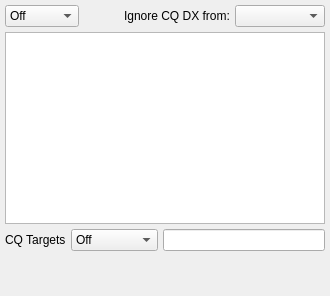
                     <widget class="QWidget" name="tab_prefixes">
                      <attribute name="title">
                       <string>Prefixes</string>
                      </attribute>
                      <layout class="QVBoxLayout" name="verticalLayout_4">
                       <property name="spacing">
                        <number>5</number>
                       </property>
                       <property name="leftMargin">
                        <number>5</number>
                       </property>
                       <property name="topMargin">
                        <number>5</number>
                       </property>
                       <property name="rightMargin">
                        <number>5</number>
                       </property>
                       <property name="bottomMargin">
                        <number>5</number>
                       </property>
                       <item>
                        <layout class="QHBoxLayout" name="horizontalLayout_20">
                         <item>
                          <widget class="QComboBox" name="cb_prefixFilter">
                           <property name="maximumSize">
                            <size>
                             <width>16777215</width>
                             <height>16777215</height>
                            </size>
                           </property>
                           <property name="toolTip">
                            <string>&lt;html&gt;&lt;head/&gt;&lt;body&gt;&lt;p&gt;Control the prefix filtering&lt;/p&gt;&lt;p&gt;- OFF: Prefix filtering off&lt;/p&gt;&lt;p&gt;- Exclude: Exclude listed prefixes&lt;/p&gt;&lt;p&gt;- Include: Include listed prefixes only&lt;/p&gt;&lt;/body&gt;&lt;/html&gt;</string>
                           </property>
                           <item>
                            <property name="text">
                             <string>Off</string>
                            </property>
                           </item>
                           <item>
                            <property name="text">
                             <string>Include</string>
                            </property>
                           </item>
                           <item>
                            <property name="text">
                             <string>Exclude</string>
                            </property>
                           </item>
                          </widget>
                         </item>
                         <item>
                          <spacer name="horizontalSpacer_5">
                           <property name="orientation">
                            <enum>Qt::Horizontal</enum>
                           </property>
                           <property name="sizeType">
                            <enum>QSizePolicy::MinimumExpanding</enum>
                           </property>
                           <property name="sizeHint" stdset="0">
                            <size>
                             <width>40</width>
                             <height>20</height>
                            </size>
                           </property>
                          </spacer>
                         </item>
                         <item>
                          <widget class="QLabel" name="label_4">
                           <property name="toolTip">
                            <string>&lt;html&gt;&lt;head/&gt;&lt;body&gt;&lt;p&gt;Use this option to ignore stations calling CQ DX from your continent. &lt;/p&gt;&lt;/body&gt;&lt;/html&gt;</string>
                           </property>
                           <property name="text">
                            <string>Ignore CQ DX from:</string>
                           </property>
                          </widget>
                         </item>
                         <item>
                          <widget class="QComboBox" name="cb_filter_CQDX_Continent">
                           <property name="toolTip">
                            <string>&lt;html&gt;&lt;head/&gt;&lt;body&gt;&lt;p&gt;Use this option to ignore stations calling CQ DX from your continent. &lt;/p&gt;&lt;/body&gt;&lt;/html&gt;</string>
                           </property>
                           <item>
                            <property name="text">
                             <string/>
                            </property>
                           </item>
                           <item>
                            <property name="text">
                             <string>Africa</string>
                            </property>
                           </item>
                           <item>
                            <property name="text">
                             <string>N. America</string>
                            </property>
                           </item>
                           <item>
                            <property name="text">
                             <string>S. America</string>
                            </property>
                           </item>
                           <item>
                            <property name="text">
                             <string>Oceania</string>
                            </property>
                           </item>
                           <item>
                            <property name="text">
                             <string>Europe</string>
                            </property>
                           </item>
                           <item>
                            <property name="text">
                             <string>Asia</string>
                            </property>
                           </item>
                           <item>
                            <property name="text">
                             <string>Antarctica</string>
                            </property>
                           </item>
                          </widget>
                         </item>
                        </layout>
                       </item>
                       <item>
                        <widget class="QPlainTextEdit" name="pte_prefixFilter">
                         <property name="sizePolicy">
                          <sizepolicy hsizetype="Ignored" vsizetype="MinimumExpanding">
                           <horstretch>0</horstretch>
                           <verstretch>0</verstretch>
                          </sizepolicy>
                         </property>
                         <property name="maximumSize">
                          <size>
                           <width>16777215</width>
                           <height>16777215</height>
                          </size>
                         </property>
                         <property name="toolTip">
                          <string>&lt;html&gt;&lt;head/&gt;&lt;body&gt;&lt;p&gt;List of prefixes and DXCC's to be included or excluded from the band activity window. &lt;/p&gt;&lt;p&gt;Prefixes or DXCC names (prefixed with '+' sign) can be used here.&lt;/p&gt;&lt;p&gt;Each row can contain entries for one band.&lt;/p&gt;&lt;p&gt;&lt;span style=&quot; font-weight:600;&quot;&gt;Example: &lt;/span&gt;&lt;/p&gt;&lt;p&gt;80m:SP,GB,DE&lt;/p&gt;&lt;p&gt;40m:+poland,+england,+germany&lt;/p&gt;&lt;p&gt;&lt;br/&gt;&lt;/p&gt;&lt;p&gt;&lt;br/&gt;&lt;/p&gt;&lt;/body&gt;&lt;/html&gt;</string>
                         </property>
                         <property name="plainText">
                          <string/>
                         </property>
                        </widget>
                       </item>
                       <item>
                        <layout class="QHBoxLayout" name="horizontalLayout_15">
                         <item>
                          <widget class="QLabel" name="label_6">
                           <property name="text">
                            <string>CQ Targets</string>
                           </property>
                          </widget>
                         </item>
                         <item>
                          <widget class="QComboBox" name="cb_ignoreCQTarget">
                           <property name="toolTip">
                           <string>&lt;html&gt;&lt;head/&gt;&lt;body&gt;&lt;p&gt;You can include/exclude specific CQ targets here, i.e. CQ EU, CQ SP etc.&lt;/p&gt;&lt;p&gt;When &amp;quot;Show only&amp;quot; is selected, only stations with matching CQ target are shown.&lt;/p&gt;&lt;p&gt;When &amp;quot;Prefer&amp;quot; is selected, matching CQ targets are prioritized over other decodes.&lt;/p&gt;&lt;/body&gt;&lt;/html&gt;</string>
                           </property>
                           <item>
                            <property name="text">
                             <string>Off</string>
                            </property>
                           </item>
                           <item>
                            <property name="text">
                             <string>Include</string>
                            </property>
                           </item>
                           <item>
                            <property name="text">
                             <string>Exclude</string>
                            </property>
                           </item>
                           <item>
                            <property name="text">
                             <string>Show only</string>
                            </property>
                           </item>
                           <item>
                            <property name="text">
                             <string>Prefer</string>
                            </property>
                           </item>
                          </widget>
                         </item>
                         <item>
                          <widget class="QLineEdit" name="le_ignoreCQXX">
                           <property name="toolTip">
                            <string>&lt;html&gt;&lt;head/&gt;&lt;body&gt;&lt;p&gt;Comma separated list of CQ targets to be ignored if the &amp;quot;Ignore CQ Targets&amp;quot; option is selected. &lt;/p&gt;&lt;p&gt;&lt;span style=&quot; font-weight:600;&quot;&gt;Example:&lt;/span&gt;&lt;/p&gt;&lt;p&gt;NA,AS,JA,TEST,VK&lt;/p&gt;&lt;/body&gt;&lt;/html&gt;</string>
                           </property>
                          </widget>
                         </item>
                        </layout>
                       </item>
                       <item>
                        <spacer name="verticalSpacer_7">
                         <property name="orientation">
                          <enum>Qt::Vertical</enum>
                         </property>
                         <property name="sizeHint" stdset="0">
                          <size>
                           <width>20</width>
                           <height>40</height>
                          </size>
                         </property>
                        </spacer>
                       </item>
                      </layout>
                     </widget>
